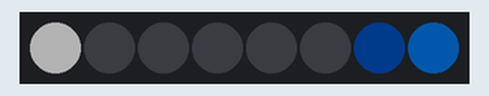
Bench run of a program on a simulated Raspberry Pi Pico running MicroPython. Shown: 8 RGB LEDs in strip order, left to right. Dim RGB values are drawn brighter than linear.

Above: at 0.05 s.
At 0.55 s:
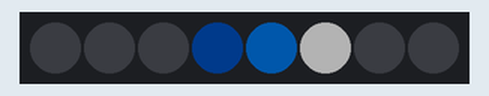
At 1.05 s:
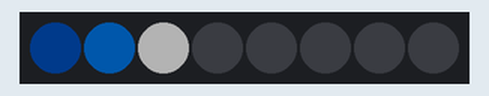
Timing chart, 0 to 40.0 s (numbered marks = the images above):
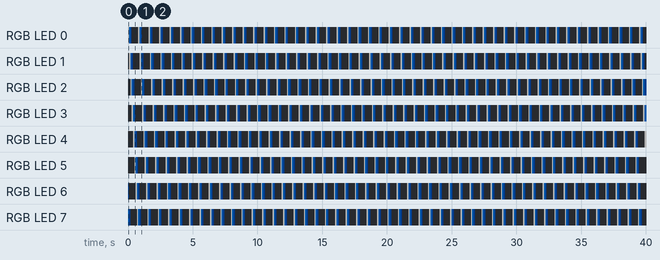

Measured:
- by itself, RGB LED 0–5: repeats every 0.81 s: RGB(0, 24, 47) 0.10 s, RGB(0, 5, 12) 0.10 s, off 0.50 s, RGB(60, 60, 60) 0.10 s
- by itself, RGB LED 6: repeats every 0.81 s: off 0.50 s, RGB(60, 60, 60) 0.10 s, RGB(0, 24, 47) 0.10 s, RGB(0, 5, 12) 0.10 s
- by itself, RGB LED 7: repeats every 0.81 s: RGB(0, 5, 12) 0.10 s, off 0.50 s, RGB(60, 60, 60) 0.10 s, RGB(0, 24, 47) 0.10 s

The program:

02_comet.py
```python
import time
from machine import Pin
from neopixel import myNeopixel

strip = myNeopixel(num_leds=8, pin=16)
strip.brightness(60) # High base brightness

while True:
    for i in range(8):
        strip.fill(0, 0, 0) # Clear the ring

        # Calculate the positions behind the comet (i)
        tail_medium = (i - 1) % 8  # -1 mod 8 = 7
        tail_dim = (i - 2) % 8  # -2 mod 8 = 6 and so on

        # Draw the comet from tail to head
        strip.set_pixel(tail_dim, 0, 20, 50)       # Dim Blue tail
        strip.set_pixel(tail_medium, 0, 100, 200)  # Medium Cyan middle
        strip.set_pixel(i, 255, 255, 255)          # Pure White blazing head

        strip.show()
        time.sleep_ms(100)
```
